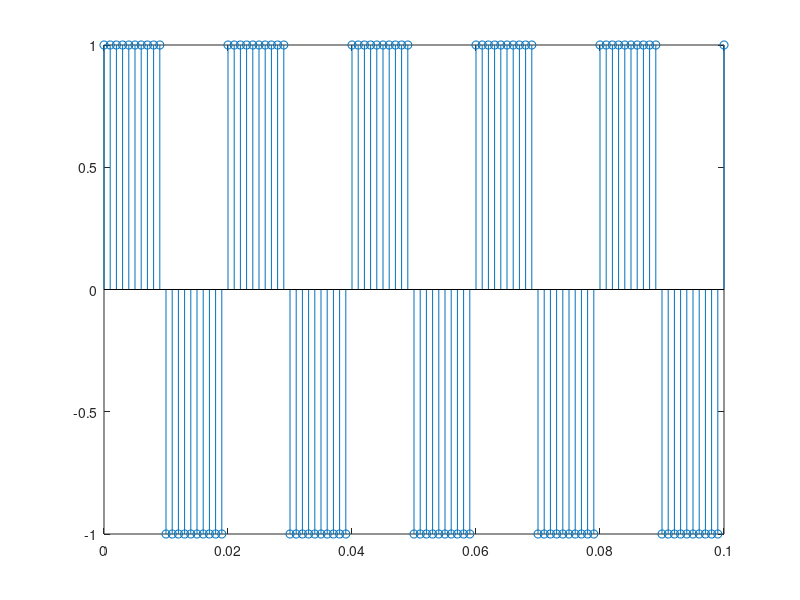

Source code (MATLAB):
f = 50; %frequency
D = 50; %Duty cycle
fs = 1000; %sampling frequency
t = 0:1/fs:0.1; %sampling time
v = square(2*pi*f*t,D); %pi=3.14
%stem = discrete
stem(t, v);